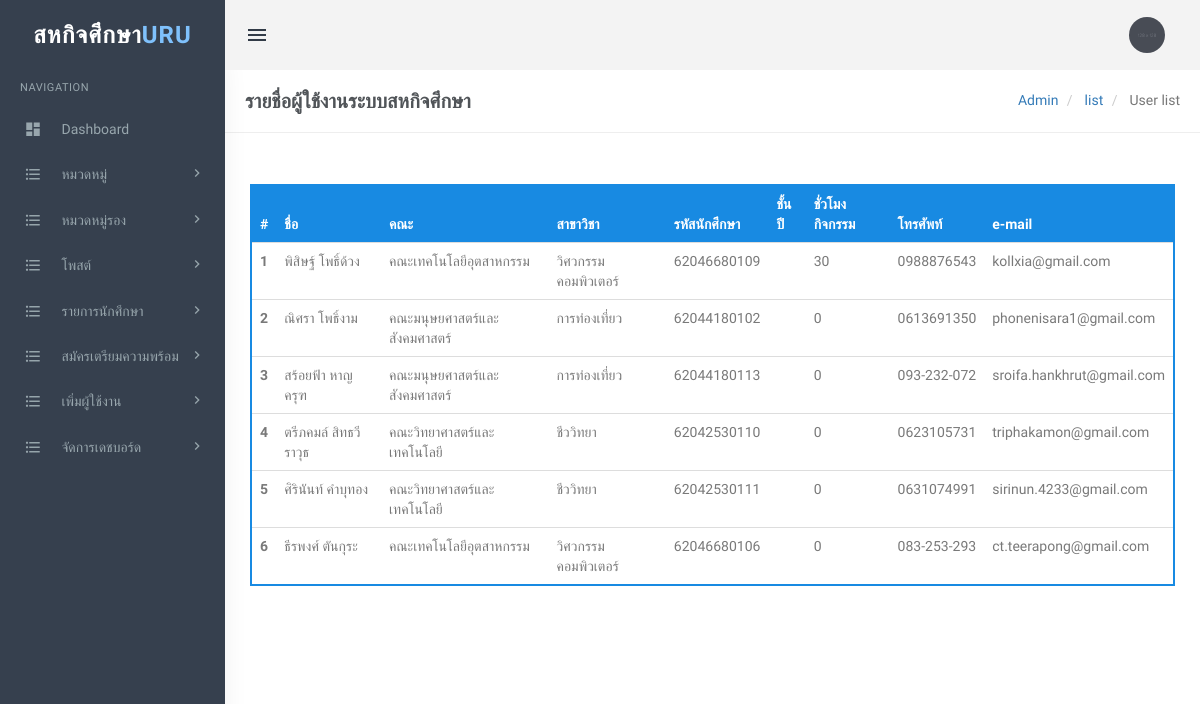
The page /admin/userlist.php (signed in) on the database as committed earlier.
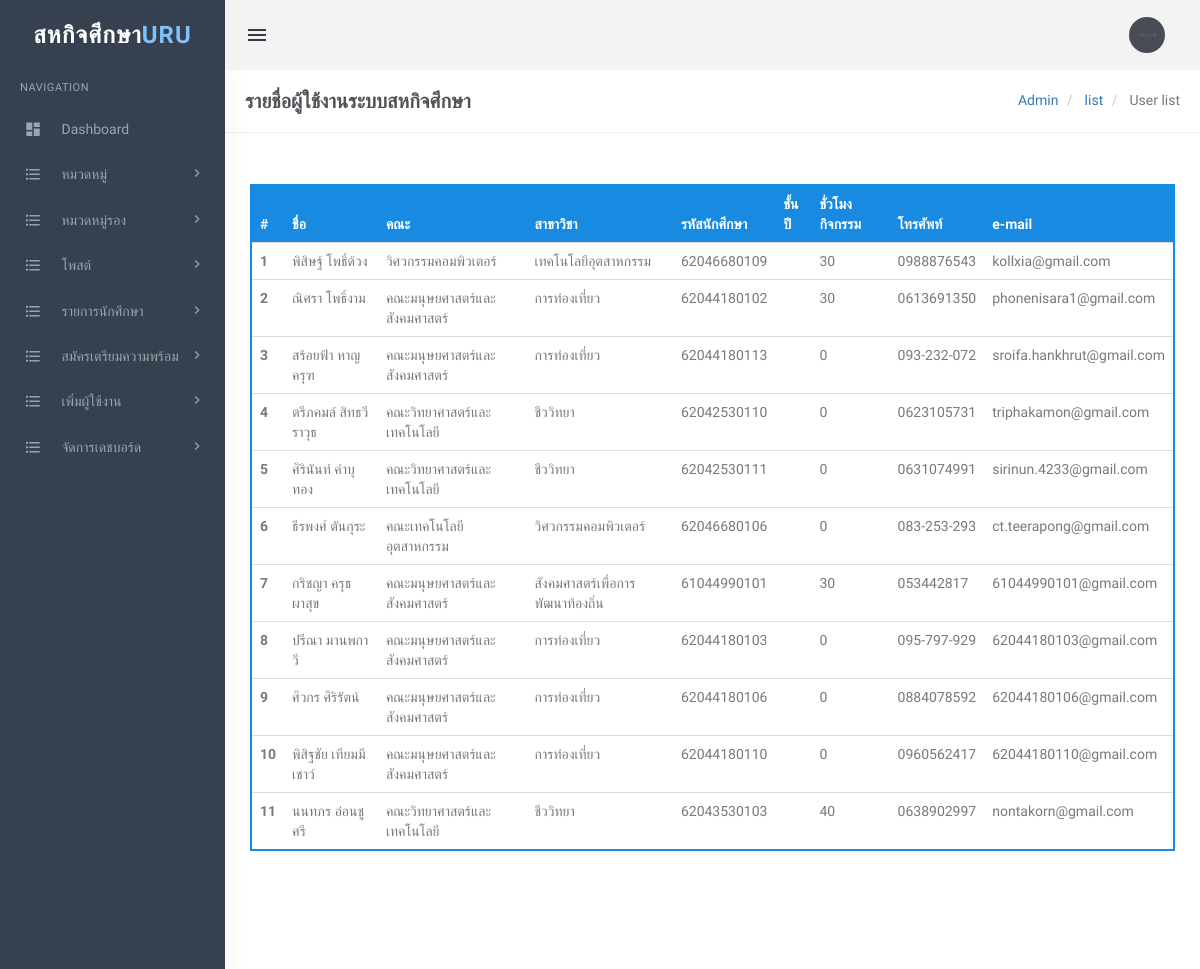
The same page on the database as committed later.
### tables this page shows
CREATE TABLE `users` (
  `id` int(20) NOT NULL,
  `nameprefix` varchar(20) NOT NULL,
  `fullname` varchar(255) NOT NULL,
  `fullnameeng` varchar(255) NOT NULL,
  `email` varchar(255) NOT NULL,
  `password` varchar(255) NOT NULL,
  `urole` varchar(20) NOT NULL,
  `faculty` varchar(100) NOT NULL,
  `branch` varchar(100) NOT NULL,
  `studentid` varchar(15) NOT NULL,
  `course` varchar(30) NOT NULL,
  `yearclass` int(4) NOT NULL,
  `teacher` varchar(100) NOT NULL,
  `hoursactivity` int(4) NOT NULL,
  `phone` varchar(11) NOT NULL,
  `housenumber` varchar(10) NOT NULL,
  `village` varchar(50) NOT NULL,
  `alley` varchar(50) NOT NULL,
  `road` varchar(50) NOT NULL,
  `subdistrict` varchar(100) NOT NULL,
  `district` varchar(100) NOT NULL,
  `province` varchar(100) NOT NULL,
  `postalcode` int(10) NOT NULL,
  `sector` varchar(20) NOT NULL,
  `gpa` varchar(10) NOT NULL,
  `gpax` varchar(10) NOT NULL,
  `preschoolyear` int(5) NOT NULL,
  `schoolyear` int(5) NOT NULL,
  `image` varchar(255) NOT NULL,
  `semester` int(3) NOT NULL
);

### admin/userlist.php (the view, shortened to what this page needs)
<?php
include('includes/config.php');
if(strlen($_SESSION['login'])==0)
  {
header('location:index.php');
}
else{
?>
<!DOCTYPE html>
<html lang="en">
    <head>
        <link href="assets/css/bootstrap.min.css" rel="stylesheet" type="text/css" />
        <link href="assets/css/core.css" rel="stylesheet" type="text/css" />
        <link href="assets/css/components.css" rel="stylesheet" type="text/css" />
        <link href="assets/css/icons.css" rel="stylesheet" type="text/css" />
        <link href="assets/css/pages.css" rel="stylesheet" type="text/css" />
        <link href="assets/css/menu.css" rel="stylesheet" type="text/css" />
        <link href="assets/css/responsive.css" rel="stylesheet" type="text/css" />
		<link rel="stylesheet" href="../plugins/switchery/switchery.min.css">
    </head>
    <body class="fixed-left">
        <div id="wrapper">
<?php include('includes/topheader.php');?>
<?php include('includes/leftsidebar.php');?>
            <div class="content-page">
                <div class="content">
                    <div class="container">
                        <div class="row">
							<div class="col-xs-12">
								<div class="page-title-box">
                                    <h4 class="page-title">รายชื่อผู้ใช้งานระบบสหกิจศึกษา</h4>
                                    <ol class="breadcrumb p-0 m-0">
                                        <li>
                                            <a href="#">Admin</a>
                                        </li>
                                        <li>
                                            <a href="#">list</a>
                                        </li>
                                        <li class="active">
                                          User list
                                        </li>
                                    </ol>
                                    <div class="clearfix"></div>
                                </div>
							</div>
						</div>
<div class="row">
<div class="col-sm-6">
</div>
                                    <div class="row">
										<div class="col-md-12">
											<div class="demo-box m-t-20">
												<div class="table-responsive">
                                                    <table class="table m-0 table-colored-bordered table-bordered-primary">
                                                        <thead>
                                                            <tr>
                                                                <th>#</th>
                                                                <th> ชื่อ</th>
                                                                <th>คณะ</th>
                                                                <th>สาขาวิชา</th>
                                                                <th width="100">รหัสนักศึกษา</th>
                                                                <th >ชั้นปี</th>
                                                                <th>ชั่วโมงกิจกรรม</th>
                                                                <th >โทรศัพท์</th>
                                                                <th >e-mail</th>
                                                            </tr>
                                                        </thead>
                                                        <tbody>
<?php
$query=mysqli_query($con,"Select * from users");
$cnt=1;
while($row=mysqli_fetch_array($query))
{
?>
 <tr>
<th scope="row"><?php echo htmlentities($cnt);?></th>
<td><?php echo htmlentities($row['fullname']);?></td>
<td><?php echo htmlentities($row['faculty']);?></td>
<td><?php echo htmlentities($row['branch']);?></td>
<td><?php echo htmlentities($row['studentid']);?></td>
<td><?php echo htmlentities($row['yearclss']);?></td>
<td><?php echo htmlentities($row['hoursactivity']);?></td>
<td><?php echo htmlentities($row['phone']);?></td>
<td><?php echo htmlentities($row['email']);?></td>
</tr>
<?php
$cnt++;
 } ?>
</tbody>
                                                    </table>
                                                </div>
											</div>
										</div>
									</div>
<div class="row">
<div class="col-md-12">
<div class="demo-box m-t-20">
											</div>
										</div>
									</div>
                    </div>
                </div>
            </div>
        </div>
    </body>
</html>
<?php } ?>

### admin/includes/topheader.php (shortened to what this page needs)
<div class="topbar">
    <div class="topbar-left">
        <a href="dashboard.php" class="logo"><span>สหกิจศึกษา<span>URU</span></span><i class="mdi mdi-layers"></i></a>
    </div>
    <div class="navbar navbar-default" role="navigation">
        <div class="container">
            <ul class="nav navbar-nav navbar-left">
                <li>
                    <button class="button-menu-mobile open-left waves-effect">
                        <i class="mdi mdi-menu"></i>
                    </button>
                </li>
            </ul>
            <ul class="nav navbar-nav navbar-right">
                <li class="dropdown user-box">
                    <a href="" class="dropdown-toggle waves-effect user-link" data-toggle="dropdown" aria-expanded="true">
                        <img src="assets/images/users/avatar-1.jpg" alt="user-img" class="img-circle user-img">
                    </a>
                </li>
            </ul>
        </div>
    </div>
</div>

### admin/includes/leftsidebar.php (shortened to what this page needs)
          <div class="left side-menu">
              <div class="sidebar-inner slimscrollleft">
                  <div id="sidebar-menu">
                      <ul>
                      	<li class="menu-title">Navigation</li>
                          <li class="has_sub">
                              <a href="dashboard.php" class="waves-effect"><i class="mdi mdi-view-dashboard"></i> <span> Dashboard </span> </a>
                          </li>
                          <li class="has_sub">
                              <a href="javascript:void(0);" class="waves-effect"><i class="mdi mdi-format-list-bulleted"></i> <span> หมวดหมู่ </span> <span class="menu-arrow"></span></a>
                          </li>
  <li class="has_sub">
                              <a href="javascript:void(0);" class="waves-effect"><i class="mdi mdi-format-list-bulleted"></i> <span>หมวดหมู่รอง</span> <span class="menu-arrow"></span></a>
                          </li>
<li class="has_sub">
                              <a href="javascript:void(0);" class="waves-effect"><i class="mdi mdi-format-list-bulleted"></i> <span>โพสต์</span> <span class="menu-arrow"></span></a>
                          </li>
                          <li class="has_sub">
                              <a href="javascript:void(0);" class="waves-effect"><i class="mdi mdi-format-list-bulleted"></i> <span> รายการนักศึกษา </span> <span class="menu-arrow"></span></a>
                          </li>
 <li class="has_sub">
                              <a href="javascript:void(0);" class="waves-effect"><i class="mdi mdi-format-list-bulleted"></i> <span> สมัครเตรียมความพร้อม </span> <span class="menu-arrow"></span></a>
                          </li>
  <li class="has_sub">
                              <a href="javascript:void(0);" class="waves-effect"><i class="mdi mdi-format-list-bulleted"></i> <span>เพิ่มผู้ใช้งาน</span> <span class="menu-arrow"></span></a>
                          </li>
  <li class="has_sub">
                              <a href="javascript:void(0);" class="waves-effect"><i class="mdi mdi-format-list-bulleted"></i> <span>จัดการเดชบอร์ด</span> <span class="menu-arrow"></span></a>
                          </li>
                      </ul>
                  </div>
              </div>
          </div>

### admin/assets/css/core.css (style rules this page uses)
body { font-family: 'Varela Round', sans-serif; margin: 0; padding-bottom: 60px; overflow-x: hidden; color: #797979; }
html { position: relative; min-height: 100%; }
.h1, .h2, .h3, .h4, .h5, .h6, h1, h2, h3, h4, h5, h6 { color: #505458; font-family: 'Hind Madurai', sans-serif; margin: 10px 0; }
* { outline: none !important; }
.container { width: auto; }
#wrapper { height: 100%; overflow: hidden; width: 100%; }
.p-0 { padding: 0 !important; }
.m-0 { margin: 0 !important; }
.m-t-20 { margin-top: 20px !important; }
.row { margin-right: -10px; margin-left: -10px; }
.col-lg-1, .col-lg-10, .col-lg-11, .col-lg-12, .col-lg-2, .col-lg-3, .col-lg-4, .col-lg-5, .col-lg-6, .col-lg-7, .col-lg-8, .col-lg-9, .col-md-1, .col-md-10, .col-md-11, .col-md-12, .col-md-2, .col-md-3, .col-md-4, .col-md-5, .col-md-6, .col-md-7, .col-md-8, .col-md-9, .col-sm-1, .col-sm-10, .col-sm-11, .col-sm-12, .col-sm-2, .col-sm-3, .col-sm-4, .col-sm-5, .col-sm-6, .col-sm-7, .col-sm-8, .col-sm-9, .col-xs-1, .col-xs-10, .col-xs-11, .col-xs-12, .col-xs-2, .col-xs-3, .col-xs-4, .col-xs-5, .col-xs-6, .col-xs-7, .col-xs-8, .col-xs-9 { padding-left: 10px; padding-right: 10px; }
.breadcrumb { background-color: transparent; margin-bottom: 15px; padding-top: 10px; padding-left: 0; }
.waves-effect { position: relative; cursor: pointer; display: inline-block; overflow: hidden; -webkit-user-select: none; -moz-user-select: none; -ms-user-select: none; user-select: none; -webkit-tap-highlight-color: transparent; vertical-align: middle; z-index: 1; will-change: opacity, transform; -webkit-transition: all 0.3s ease-out; -moz-transition: all 0.3s ease-out; -o-transition: all 0.3s ease-out; -ms-transition: all 0.3s ease-out; transition: all 0.3s ease-out; }
.demo-box { padding: 10px 15px; }

Rows that differ between the two databases and show on the page:
changed users "พิสิษฐ์ โพธิ์ด้วง": faculty "คณะเทคโนโลยีอุตสาหกรรม" → "วิศวกรรมคอมพิวเตอร์"; branch "วิศวกรรมคอมพิวเตอร์" → "เทคโนโลยีอุตสาหกรรม"
changed users "ณิศรา โพธิ์งาม": hoursactivity "0" → "30"
added users: fullname "กริชญา ครุธผาสุข", faculty "คณะมนุษยศาสตร์และสังคมศาสตร์", branch "สังคมศาสตร์เพื่อการพัฒนาท้องถิ่น", studentid "61044990101", hoursactivity "30", phone "053442817", email "61044990101@gmail.com"
added users: fullname "ปรีณา มานพกาวี", faculty "คณะมนุษยศาสตร์และสังคมศาสตร์", branch "การท่องเที่ยว", studentid "62044180103", hoursactivity "0", phone "095-797-929", email "62044180103@gmail.com"
added users: fullname "ศิวกร ศิริรัตน์", faculty "คณะมนุษยศาสตร์และสังคมศาสตร์", branch "การท่องเที่ยว", studentid "62044180106", hoursactivity "0", phone "0884078592", email "62044180106@gmail.com"
added users: fullname "พิสิฐชัย เทียมมีเชาว์", faculty "คณะมนุษยศาสตร์และสังคมศาสตร์", branch "การท่องเที่ยว", studentid "62044180110", hoursactivity "0", phone "0960562417", email "62044180110@gmail.com"
added users: fullname "นนทภร อ่อนชูศรี", faculty "คณะวิทยาศาสตร์และเทคโนโลยี", branch "ชีววิทยา", studentid "62043530103", hoursactivity "40", phone "0638902997", email "nontakorn@gmail.com"
